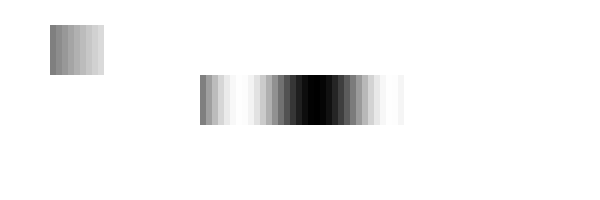
Frame 1 (no input)
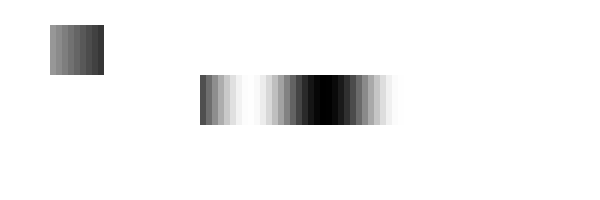
Frame 60 (the mouse pressed at the canvas centre just before this capture)
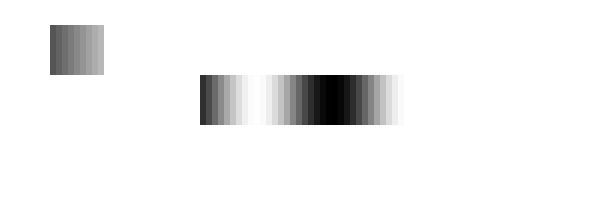
Frame 120 (the mouse held since frame 60 and released just before this capture)

The Processing sketch that drew these frames (run headless with seeded random() and noise(); from frame 60 on, the mouse is pressed at the canvas centre):

// Processing sketch: e10_b
// ── e10_b.pde
Wave wave1, wave2;

void setup() {
  size(600,200);
  wave1 = new Wave(50,100,50,25,0.1,0.05);
  wave2 = new Wave(200,400,100,25,0.25,0.1);
}

void draw() {
  background(255);
  
  wave1.display();
  wave2.display();
  
  wave1.update();
  wave2.update();
}

class Wave {
  
  float startX, endX;
  float startY, amp;
  float pointOffset; // distance between each point when calculating sine (radians)
  float timeOffset; // angle distance between points across subsequent frames (radians)
  
  float _startAngle = 0;
  
  Wave(float startX_, float endX_, float startY_, float amp_, float pointOffset_, float timeOffset_) {
    startX = startX_;
    endX = endX_;
    startY = startY_;
    amp = amp_;
    pointOffset = pointOffset_;
    timeOffset = timeOffset_;
  }
  
  void display() {
    float angle = _startAngle;
    for (float x = startX; x <= endX; x += 6) {
      float g = map(sin(angle),-1,1,0,255);
      noStroke(); fill(g);
      rect(x,startY-amp,6,2*amp);
      
      angle += pointOffset;
    }
  }
  
  void update() {
    _startAngle += timeOffset;
  }
}
